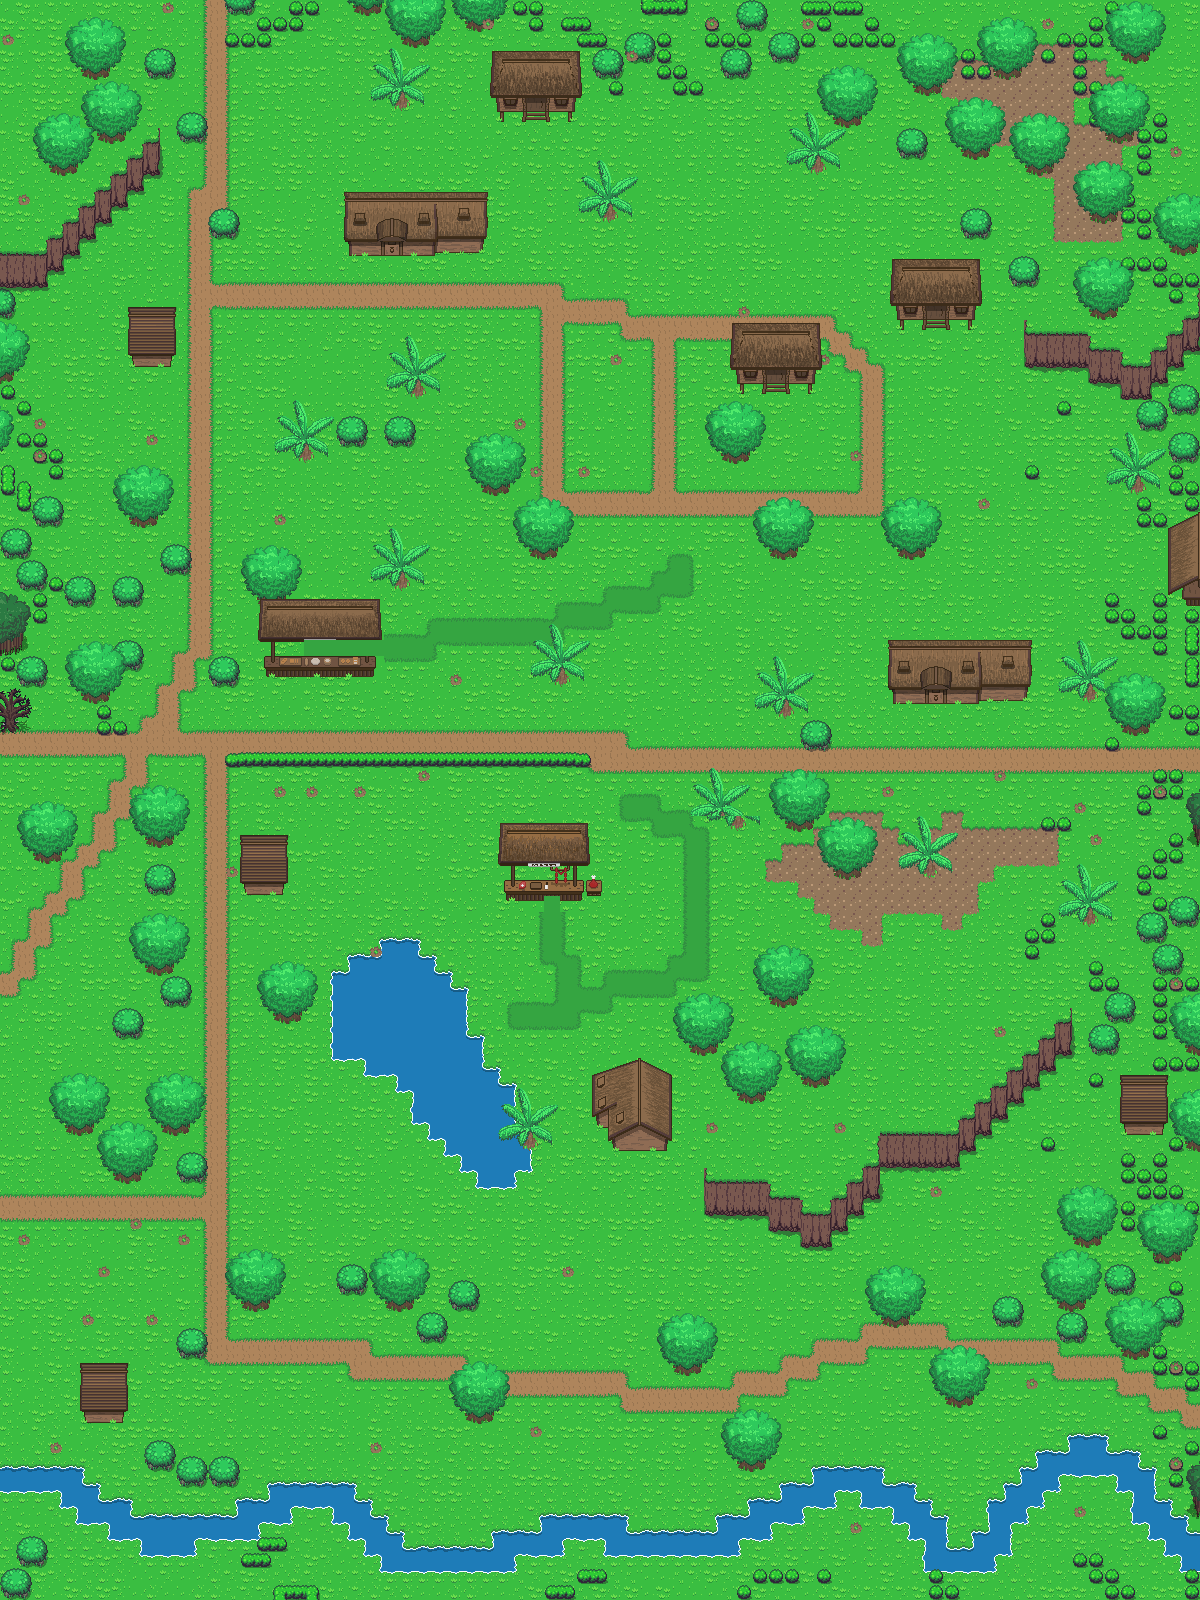

Rendered tile map (Tiled .tmx) drawn with the repository's tilesets; below, a short description and the map source with its tile grids summarised:
An orthogonal 75x100 tile map with 16x16 px tiles, 9 tile layers (Base, endblocks, Cliff, Objects 1, ...), 2 tilesets.

<map version="1.0.0" orientation="orthogonal" renderorder="left-down" width="75" height="100" tilewidth="16" tileheight="16" nextobjectid="1">
 <tileset firstgid="1" source="../Tileset/Overworld.tsx" />
 <tileset firstgid="1729" source="../Tileset/Building.tsx" />
 <layer name="Base" width="75" height="100">
  <data>[7500 cells, 7500 non-empty, 44 distinct tile ids]</data>
 </layer>
 <layer name="endblocks" width="75" height="100">
  <data>[7500 cells, 368 non-empty, 65 distinct tile ids]</data>
 </layer>
 <layer name="Cliff" width="75" height="100">
  <data>[7500 cells, 223 non-empty, 19 distinct tile ids]</data>
 </layer>
 <layer name="Objects 1" width="75" height="100">
  <data>[7500 cells, 53 non-empty, 1 distinct tile ids]</data>
 </layer>
 <layer name="Plants 1" width="75" height="100">
  <data>[7500 cells, 310 non-empty, 15 distinct tile ids]</data>
 </layer>
 <layer name="Buildings 1" width="75" height="100">
  <data>[7500 cells, 454 non-empty, 174 distinct tile ids]</data>
 </layer>
 <layer name="Objects 2" width="75" height="100">
  <data>[7500 cells, 0 non-empty, 0 distinct tile ids]</data>
 </layer>
 <layer name="Plants 2" width="75" height="100">
  <data>[7500 cells, 56 non-empty, 4 distinct tile ids]</data>
 </layer>
 <layer name="Above Player" width="75" height="100">
  <properties>
   <property name="unity:sortingLayerName" value="AbovePlayer" />
  </properties>
  <data>[7500 cells, 783 non-empty, 67 distinct tile ids]</data>
 </layer>
</map>
